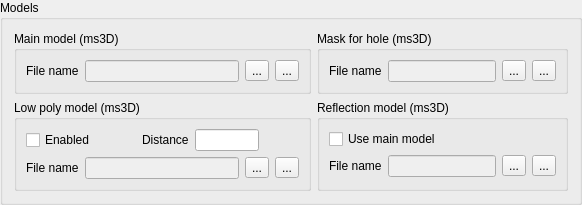
    <widget class="QGroupBox" name="modelsGroupBox">
     <property name="title">
      <string>Models</string>
     </property>
     <layout class="QGridLayout" name="gridLayout_3">
      <item row="0" column="0">
       <widget class="QGroupBox" name="primayModelGroupBox">
        <property name="title">
         <string>Main model (ms3D)</string>
        </property>
        <layout class="QGridLayout" name="gridLayout_4">
         <item row="0" column="0">
          <widget class="QLabel" name="primaryModelFileNameLabel">
           <property name="text">
            <string>File name</string>
           </property>
           <property name="buddy">
            <cstring>primaryModelFileLineEdit</cstring>
           </property>
          </widget>
         </item>
         <item row="0" column="1">
          <widget class="QLineEdit" name="primaryModelFileLineEdit">
           <property name="enabled">
            <bool>false</bool>
           </property>
          </widget>
         </item>
         <item row="0" column="2">
          <widget class="QToolButton" name="primaryModelFileOpenToolButton">
           <property name="toolTip">
            <string>Open</string>
           </property>
           <property name="text">
            <string>...</string>
           </property>
           <property name="icon">
            <iconset resource="fpm-editor.qrc">
             <normaloff>:/icons/open.png</normaloff>:/icons/open.png</iconset>
           </property>
           <property name="iconSize">
            <size>
             <width>16</width>
             <height>16</height>
            </size>
           </property>
           <property name="toolButtonStyle">
            <enum>Qt::ToolButtonIconOnly</enum>
           </property>
          </widget>
         </item>
         <item row="0" column="3">
          <widget class="QToolButton" name="primaryModelFileSaveToolButton">
           <property name="toolTip">
            <string>Save</string>
           </property>
           <property name="text">
            <string>...</string>
           </property>
           <property name="icon">
            <iconset resource="fpm-editor.qrc">
             <normaloff>:/icons/save.png</normaloff>:/icons/save.png</iconset>
           </property>
          </widget>
         </item>
        </layout>
       </widget>
      </item>
      <item row="1" column="0">
       <widget class="QGroupBox" name="secondaryModelGroupBox">
        <property name="title">
         <string>Low poly model (ms3D)</string>
        </property>
        <layout class="QGridLayout" name="gridLayout_5">
         <item row="2" column="0">
          <widget class="QLabel" name="secondaryModelFileNameLabel">
           <property name="text">
            <string>File name</string>
           </property>
           <property name="buddy">
            <cstring>secondaryModelFileLineEdit</cstring>
           </property>
          </widget>
         </item>
         <item row="2" column="1">
          <widget class="QLineEdit" name="secondaryModelFileLineEdit">
           <property name="enabled">
            <bool>false</bool>
           </property>
          </widget>
         </item>
         <item row="2" column="2">
          <widget class="QToolButton" name="secondaryModelFileOpenToolButton">
           <property name="toolTip">
            <string>Open</string>
           </property>
           <property name="text">
            <string>...</string>
           </property>
           <property name="icon">
            <iconset resource="fpm-editor.qrc">
             <normaloff>:/icons/open.png</normaloff>:/icons/open.png</iconset>
           </property>
          </widget>
         </item>
         <item row="2" column="3">
          <widget class="QToolButton" name="secondaryModelFileSaveToolButton">
           <property name="toolTip">
            <string>Save</string>
           </property>
           <property name="text">
            <string>...</string>
           </property>
           <property name="icon">
            <iconset resource="fpm-editor.qrc">
             <normaloff>:/icons/save.png</normaloff>:/icons/save.png</iconset>
           </property>
          </widget>
         </item>
         <item row="1" column="0" colspan="4">
          <widget class="QWidget" name="widget_2" native="true">
           <layout class="QGridLayout" name="gridLayout_8">
            <property name="margin">
             <number>0</number>
            </property>
            <item row="0" column="0">
             <widget class="QCheckBox" name="secondaryModelEnableCheckBox">
              <property name="text">
               <string>Enabled</string>
              </property>
             </widget>
            </item>
            <item row="0" column="2">
             <widget class="QLabel" name="secondaryModelZDistanceLabel">
              <property name="text">
               <string>Distance</string>
              </property>
              <property name="buddy">
               <cstring>secondaryModelZDistanceLineEdit</cstring>
              </property>
             </widget>
            </item>
            <item row="0" column="3">
             <widget class="QLineEdit" name="secondaryModelZDistanceLineEdit">
              <property name="maximumSize">
               <size>
                <width>64</width>
                <height>16777215</height>
               </size>
              </property>
              <property name="maxLength">
               <number>10</number>
              </property>
             </widget>
            </item>
            <item row="0" column="4">
             <spacer name="horizontalSpacer">
              <property name="orientation">
               <enum>Qt::Horizontal</enum>
              </property>
              <property name="sizeHint" stdset="0">
               <size>
                <width>40</width>
                <height>20</height>
               </size>
              </property>
             </spacer>
            </item>
            <item row="0" column="1">
             <spacer name="horizontalSpacer_4">
              <property name="orientation">
               <enum>Qt::Horizontal</enum>
              </property>
              <property name="sizeHint" stdset="0">
               <size>
                <width>40</width>
                <height>20</height>
               </size>
              </property>
             </spacer>
            </item>
           </layout>
          </widget>
         </item>
        </layout>
       </widget>
      </item>
      <item row="0" column="1">
       <widget class="QGroupBox" name="tertiaryModelGroupBox">
        <property name="title">
         <string>Mask for hole (ms3D)</string>
        </property>
        <layout class="QGridLayout" name="gridLayout_6">
         <item row="0" column="0">
          <widget class="QLabel" name="tertiaryModelFileNameLabel">
           <property name="text">
            <string>File name</string>
           </property>
           <property name="buddy">
            <cstring>tertiaryModelFileLineEdit</cstring>
           </property>
          </widget>
         </item>
         <item row="0" column="1">
          <widget class="QLineEdit" name="tertiaryModelFileLineEdit">
           <property name="enabled">
            <bool>false</bool>
           </property>
          </widget>
         </item>
         <item row="0" column="2">
          <widget class="QToolButton" name="tertiaryModelFileOpenToolButton">
           <property name="toolTip">
            <string>Open</string>
           </property>
           <property name="text">
            <string>...</string>
           </property>
           <property name="icon">
            <iconset resource="fpm-editor.qrc">
             <normaloff>:/icons/open.png</normaloff>:/icons/open.png</iconset>
           </property>
          </widget>
         </item>
         <item row="0" column="3">
          <widget class="QToolButton" name="tertiaryModelFileSaveToolButton">
           <property name="toolTip">
            <string>Save</string>
           </property>
           <property name="text">
            <string>...</string>
           </property>
           <property name="icon">
            <iconset resource="fpm-editor.qrc">
             <normaloff>:/icons/save.png</normaloff>:/icons/save.png</iconset>
           </property>
          </widget>
         </item>
        </layout>
       </widget>
      </item>
      <item row="1" column="1">
       <widget class="QGroupBox" name="reflectionModelGroupBox">
        <property name="title">
         <string>Reflection model (ms3D)</string>
        </property>
        <layout class="QGridLayout" name="gridLayout_7">
         <item row="0" column="0" colspan="3">
          <widget class="QCheckBox" name="reflectionModelUSePrimaryCheckBox">
           <property name="text">
            <string>Use main model</string>
           </property>
          </widget>
         </item>
         <item row="1" column="0">
          <widget class="QLabel" name="reflectionModelFileNameLabel">
           <property name="text">
            <string>File name</string>
           </property>
           <property name="buddy">
            <cstring>reflectionModelFileLineEdit</cstring>
           </property>
          </widget>
         </item>
         <item row="1" column="1">
          <widget class="QLineEdit" name="reflectionModelFileLineEdit">
           <property name="enabled">
            <bool>false</bool>
           </property>
          </widget>
         </item>
         <item row="1" column="2">
          <widget class="QToolButton" name="reflectionModelFileOpenToolButton">
           <property name="toolTip">
            <string>Open</string>
           </property>
           <property name="text">
            <string>...</string>
           </property>
           <property name="icon">
            <iconset resource="fpm-editor.qrc">
             <normaloff>:/icons/open.png</normaloff>:/icons/open.png</iconset>
           </property>
          </widget>
         </item>
         <item row="1" column="3">
          <widget class="QToolButton" name="reflectionModelFileSaveToolButton">
           <property name="toolTip">
            <string>Save</string>
           </property>
           <property name="text">
            <string>...</string>
           </property>
           <property name="icon">
            <iconset resource="fpm-editor.qrc">
             <normaloff>:/icons/save.png</normaloff>:/icons/save.png</iconset>
           </property>
          </widget>
         </item>
        </layout>
       </widget>
      </item>
     </layout>
    </widget>
